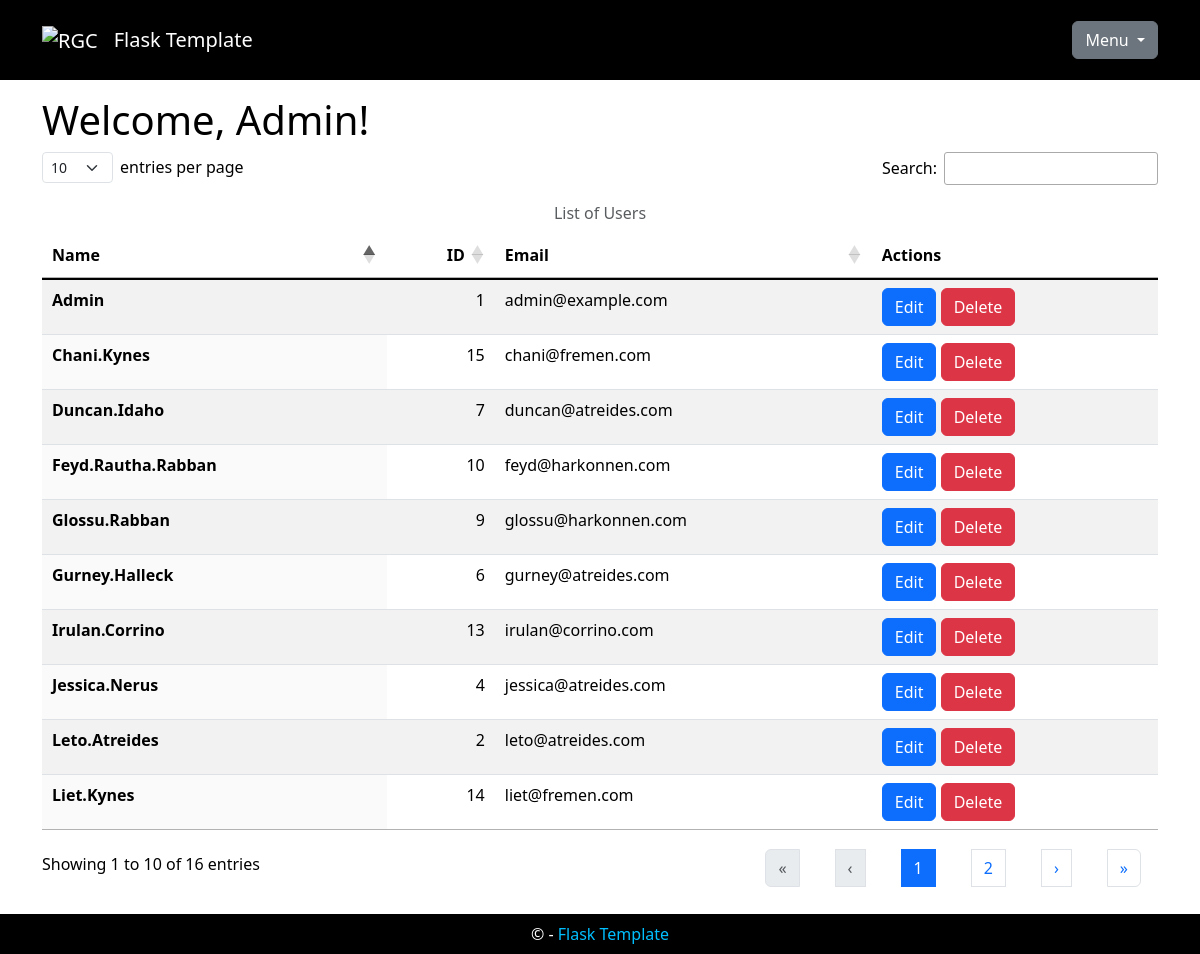
The app's page /users (signed in) with its own data.
### app/models.py (models this page shows, shortened)
class User(UserMixin, db.Model):
    __tablename__ = 'users'
    user_id: Mapped[int] = mapped_column(primary_key=True)
    username: Mapped[str] = mapped_column(
        String(64), index=True, unique=True)
    user_email: Mapped[Optional[str]] = mapped_column(
        String(128), unique=True)
    is_admin: Mapped[bool] = mapped_column()
    password_hash: Mapped[Optional[str]] = mapped_column(
        String(256))
    associations: Mapped[List['Association']] = relationship(
        back_populates='user', cascade="all, delete-orphan")
    def get_id(self):
        return self.user_id

### app/main/main_routes.py (the view)
@bp.route('/users')
@login_required
def users():
    if not current_user.is_admin:
        flash(NOT_AUTH_MSG1)
        return redirect(url_for(INDEX_PAGE))
    _page_title = 'List of Users'
    _users = User.query.all()
    _users = [_users] if not isinstance(_users, list) else _users
    _html = render_template('main/users.html', page_title=_page_title,
                            users=_users)
    return _html

### app/models.py (called while the page is built)
@login.user_loader
def load_user(user_id):
    validate_input('user_id', user_id, int)
    return db.session.get(User, user_id)

### app/templates/main/users.html (shortened to what this page needs)
{% extends "base.html" %}
{% block head %}
{{ super() }}
<link rel="stylesheet" type="text/css" href="{{ url_for('static', filename='css/dataTables.dataTables.min.css') }}">
<link rel="stylesheet" type="text/css" href="{{ url_for('static', filename='css/dataTables.bootstrap5.min.css') }}">
{% endblock %}
{% block content %}
{% if not current_user.is_admin %}
<h1>Welcome!</h1>
<p>This page is restricted to administrators.</p>
{% else %}
<h1>Welcome, {{ current_user.username }}!</h1>
<table id="data-table" class="table table-striped display caption-top">
  <caption class="text-center">List of Users</caption>
  <thead>
    <tr>
      <th scope="col">Name</th>
      <th scope="col">ID</th>
      <th scope="col">Email</th>
      {% if current_user.is_admin %}
      <th scope="col">Actions</th>
      {% endif %}
    </tr>
  </thead>
  <tbody class="table-group-divider">
    {% for user in users %}
    <tr>
      <th scope="row">{{ user.username }}</th>
      <td>{{ user.user_id }}</td>
      <td>{{ user.user_email }}</td>
      {% if current_user.is_admin %}
      <td class="text-nowrap">
        <a class="btn btn-primary" href="{{ url_for('admin.edit_user', user_id=user.user_id) }}" title="Edit">Edit</a>
        <a class="btn btn-danger" href="{{ url_for('admin.delete_user', user_id=user.user_id) }}"
          title="Delete">Delete</a>
      </td>
      {% endif %}
    </tr>
    {% endfor %}
  </tbody>
</table>
{% endif %}
{% endblock %}

### app/templates/base.html (shortened to what this page needs)
<!DOCTYPE html>
<html lang="en">
<head>
  {% block head %}
  <link rel="stylesheet" type="text/css" href="{{ url_for('static', filename='css/bootstrap.min.css') }}">
  <link rel="stylesheet" type="text/css" href="{{ url_for('static', filename='css/base.css') }}">
  {% endblock %}
</head>
<body>
  <header>
    <nav class="navbar navbar-expand-lg navbar-dark fixed-top">
      <div class="container">
        <a class="navbar-brand" href="{{ url_for('main.index') }}" title="Home">
          <img src="{{ url_for('static', filename='img/logo.png') }}" alt="RGC" class="nav-logo" />
        </a>
        <a class="navbar-brand" href="{{ url_for('main.index') }}" title="Home">Flask Template</a>
        <div class="dropdown ms-auto">
          <button class="btn btn-secondary dropdown-toggle" type="button" data-bs-toggle="dropdown"
            aria-expanded="false">
            Menu
          </button>
        </div>
      </div>
    </nav>
  </header>
  <main role="main">
    <div class="container">
      <div id="content">
        {% block content %}
        {% endblock %}
      </div>
  </main>
  <footer class="footer">
    <div class="text-center">
      &copy;  -
      <a href="{{ url_for('main.index') }}" title="Home">Flask Template</a>
    </div>
  </footer>
</body>
</html>

### app/static/css/base.css (style rules this page uses)
html { font-family: sans-serif; }
body { margin-top: 10vh !important; }
a { text-decoration: none; }
nav a, footer a { color: deepskyblue; }
nav { background-color: black; color: white; min-height: 10vh; }
.nav-logo { height: 6vh !important; min-height: 30px; }
#content { background-color: white; color: black; min-height: 85vh; padding-top: 1em; padding-bottom: 1em; }
footer { background-color: black; color: white; min-height: 5vh; padding-top: 1vh; }

### records on screen
User: username "Admin", user_id "1", user_email "admin@example.com"
User: username "Leto.Atreides", user_id "2", user_email "leto@atreides.com"
User: username "Jessica.Nerus", user_id "4", user_email "jessica@atreides.com"
User: username "Gurney.Halleck", user_id "6", user_email "gurney@atreides.com"
User: username "Duncan.Idaho", user_id "7", user_email "duncan@atreides.com"
User: username "Glossu.Rabban", user_id "9", user_email "glossu@harkonnen.com"
User: username "Feyd.Rautha.Rabban", user_id "10", user_email "feyd@harkonnen.com"
User: username "Irulan.Corrino", user_id "13", user_email "irulan@corrino.com"
User: username "Liet.Kynes", user_id "14", user_email "liet@fremen.com"
User: username "Chani.Kynes", user_id "15", user_email "chani@fremen.com"
